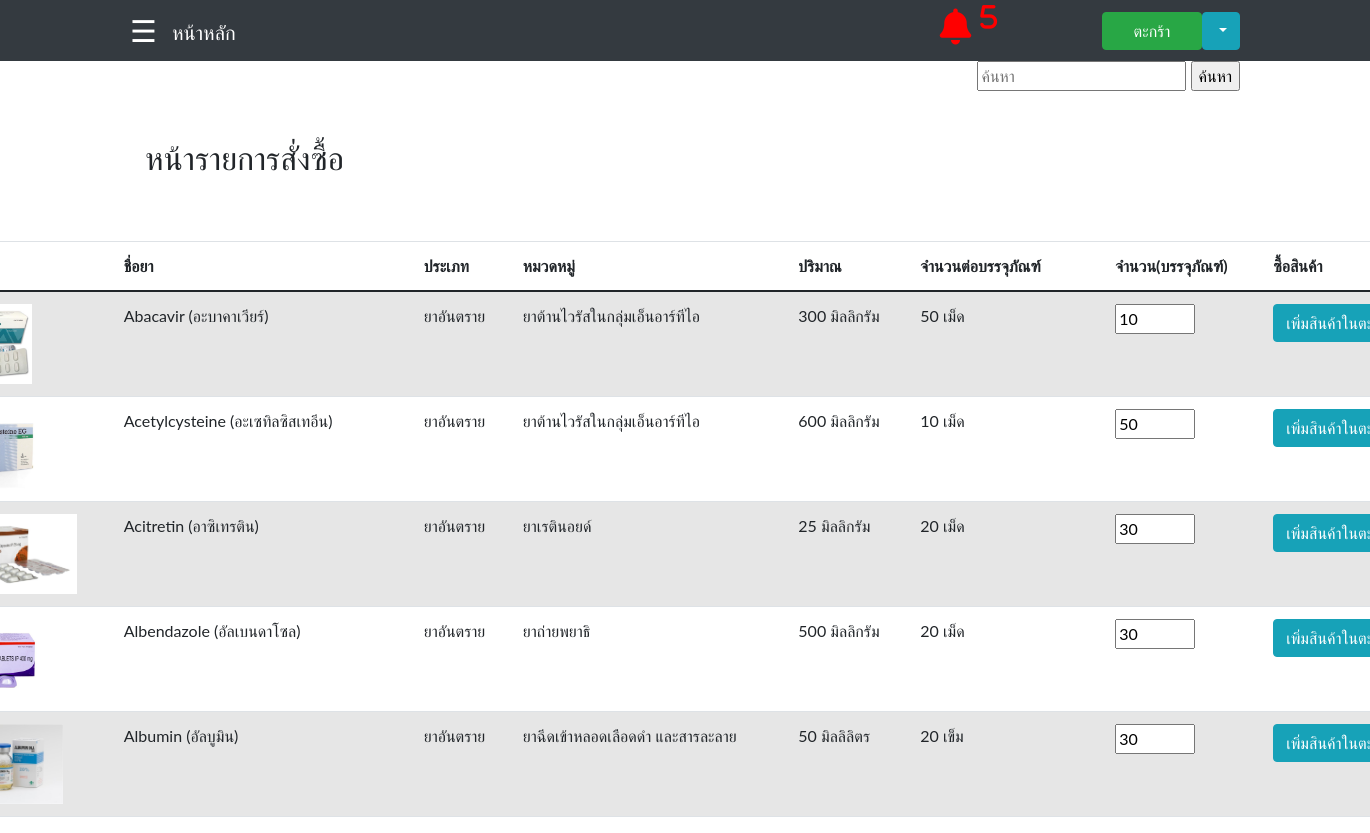
Page /Orders.php on the earlier database version.
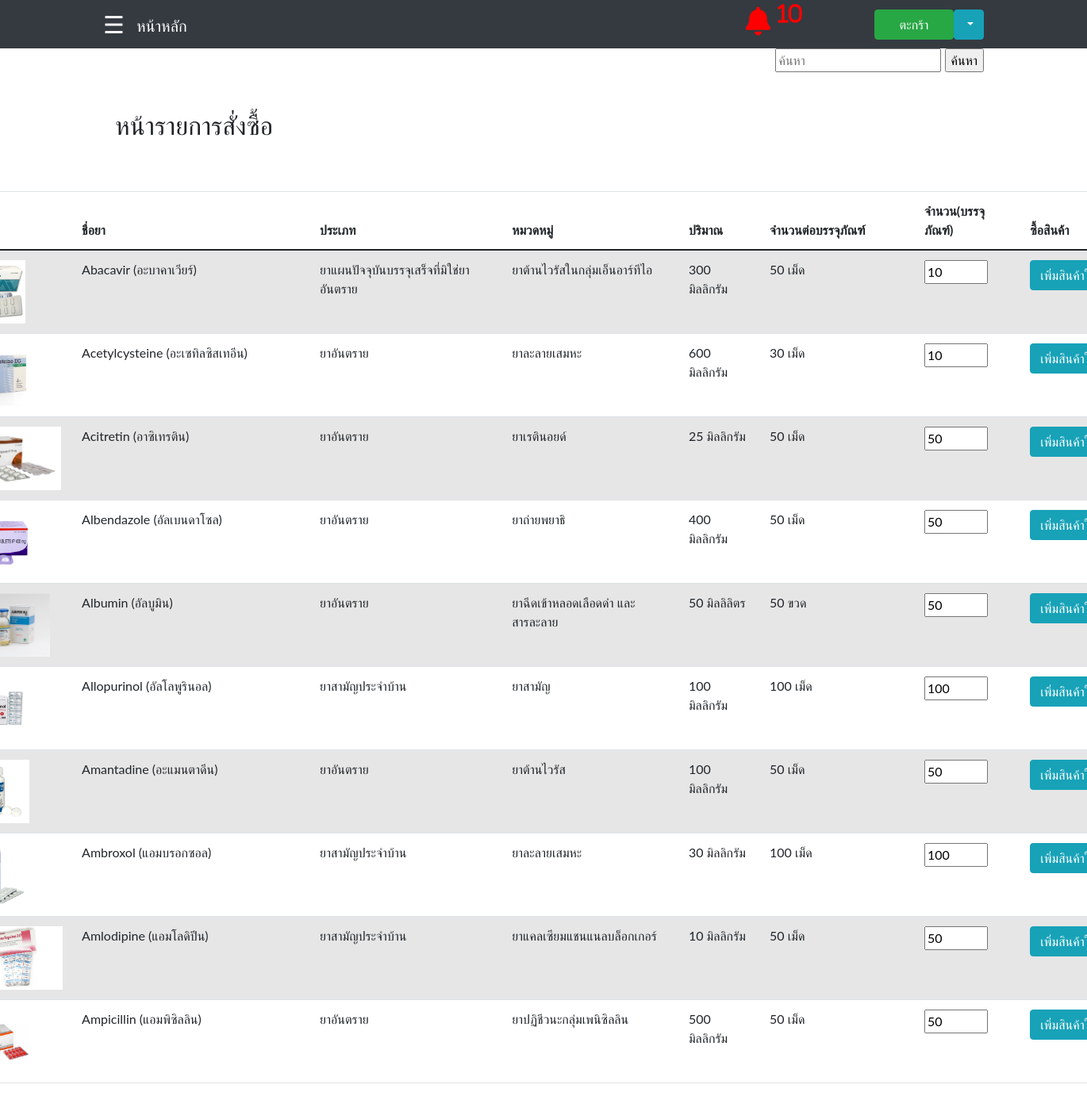
Same page on the later database version.
### tables this page shows
CREATE TABLE `tbl_med` (
  `MedId` int(11) NOT NULL,
  `TypeId` int(11) DEFAULT NULL,
  `CateId` int(11) DEFAULT NULL,
  `VolumnId` int(11) DEFAULT NULL,
  `UnitId` int(11) DEFAULT NULL,
  `MedName` varchar(255) DEFAULT NULL,
  `MedPack` varchar(255) DEFAULT NULL,
  `MedPrice` varchar(255) DEFAULT NULL,
  `MedDes` varchar(255) DEFAULT NULL,
  `MedIndi` varchar(255) DEFAULT NULL,
  `MedNoti` varchar(255) DEFAULT NULL,
  `MedLow` int(11) DEFAULT NULL,
  `MedTotal` int(11) DEFAULT NULL,
  `MedPoint` int(11) DEFAULT NULL,
  `MedPath` varchar(255) DEFAULT NULL
);

CREATE TABLE `tbl_type` (
  `TypeId` int(11) NOT NULL,
  `TypeName` varchar(255) DEFAULT NULL
);

CREATE TABLE `tbl_cate` (
  `CateId` int(11) NOT NULL,
  `CateName` varchar(255) DEFAULT NULL
);

CREATE TABLE `tbl_volumn` (
  `VolumnId` int(11) NOT NULL,
  `VolumnName` varchar(255) DEFAULT NULL
);

CREATE TABLE `tbl_unit` (
  `UnitId` int(11) NOT NULL,
  `UnitName` varchar(255) DEFAULT NULL
);

### Orders.php (the view, shortened to what the changed rows need)
<?php
        include('connect.php');
        $sql = "SELECT * FROM tbl_med WHERE MedTotal <= MedPoint";
        $result1 = $conn->query($sql);
        $med = array();
            while($row = $result1->fetch_assoc())
            {
                $med[] = $row;
            }
            $Alert = 0;
?>
     <!DOCTYPE html>
<html lang="en">
<head>
                    <?php
                    include('slidebar.php');
                    ?>
                <div>
                  <a herf="main.php"><i class="fa fa-bell" data-toggle="modal" data-target="#centralModalLg" style ="font-size: 36px; color:
                      <?php
                        if((count($med)+$Alert) > 0)
                            {
                                echo "red";
                            }
                        else
                            {
                                echo "white";
                            }
                        ?>
                        ; margin-left: 19em;" aria-hidden="true">
                        <?php
                            if((count($med)+$Alert) > 0)
                                {
                                    echo "<sup>".(count($med)+$Alert)."</sup>";
                                }
                        ?>
                        </i>
                    </a>
                </div>
</head>
<body>
<div class="container-sm">
    <div class="container-sm">
    <h2>หน้ารายการสั่งซื้อ</h2>
    <table class="table table-striped"  style="width:1500px; margin-left:-200px ; margin-top: 4rem;">
        <thead>
            <tr>
                <th>รูปภาพ</th>
                <th style="width:20%">ชื่อยา</th>
                <th>ประเภท</th>
                <th>หมวดหมู่</th>
                <th>ปริมาณ</th>
                <th style="width:13%">จำนวนต่อบรรจุภัณฑ์</th>
                <th>จำนวน(บรรจุภัณฑ์)</th>
                <th>ซื้อสินค้า</th>
            </tr>
        </thead>
        <tbody>
            <?php
                    $sql = 'SELECT tbl_med.MedId,tbl_med.TypeId,tbl_med.CateId,tbl_med.VolumnId,tbl_med.UnitId,tbl_med.MedName,tbl_med.MedPack,tbl_med.MedPrice,tbl_med.MedDes,tbl_med.MedIndi,tbl_med.MedLow,tbl_med.MedTotal,tbl_med.MedPoint,tbl_med.MedPath,tbl_type.TypeName,tbl_cate.CateName,tbl_volumn.VolumnName,tbl_unit.UnitName
                    FROM tbl_med
                    INNER JOIN tbl_type ON tbl_type.TypeId = tbl_med.TypeId
                    INNER JOIN tbl_cate ON tbl_cate.CateId = tbl_med.CateId
                    INNER JOIN tbl_volumn ON tbl_volumn.VolumnId = tbl_med.VolumnId
                    INNER JOIN tbl_unit ON tbl_unit.UnitId = tbl_med.UnitId;';
                    $result = $conn->query($sql);
                    $data = array();
                    while($row = $result->fetch_assoc()) {
                        $data[] = $row;
                    }
                    foreach($data as $key => $Med){
            ?>
                <tr>
                    <form action = "Order.php" method="post">
                    <td><?php echo '<img src="upload/'.$Med['MedPath'].'" height = "80" widht = "80"/>';?></td>
                    <td><?php echo $Med["MedName"]; ?></td>
                    <td><?php echo $Med["TypeName"]; ?></td>
                    <td><?php echo $Med["CateName"]; ?></td>
                    <td><?php echo $Med["VolumnName"]; ?></td>
                    <td><?php echo $Med["MedPack"] ." ". $Med["UnitName"]; ?></td>
                    <td><input type="number" name="quantity" min="<?php echo $Med["MedLow"]; ?>" max="1000" value= "<?php echo $Med["MedLow"]; ?>"></p></td>
                                <td><input type="submit" class = "btn btn-info" value = "เพิ่มสินค้าในตะกร้า"> </td>
                    </form>
                </tr>
                <?php } ?>
        </tbody>
    </table>
</div>
    </body>
    </html>

Differences in the rows shown:
changed tbl_med "Abacavir (อะบาคาเวียร์)": TypeId.TypeName "ยาอันตราย" → "ยาแผนปัจจุบันบรรจุเสร็จที่มิใช่ยาอันตราย"
changed tbl_med "Acetylcysteine (อะเซทิลซิสเทอีน)": CateId.CateName "ยาต้านไวรัสในกลุ่มเอ็นอาร์ทีไอ" → "ยาละลายเสมหะ"; MedPack "10" → "30"; quantity "50" → "10"
changed tbl_med "Acitretin (อาซิเทรติน)": MedPack "20" → "50"; quantity "30" → "50"
changed tbl_med "Albendazole (อัลเบนดาโซล)": VolumnId.VolumnName "500 มิลลิกรัม" → "400 มิลลิกรัม"; MedPack "20" → "50"; quantity "30" → "50"
changed tbl_med "Albumin (อัลบูมิน)": MedPack "20" → "50"; UnitId.UnitName "เข็ม" → "ขวด"; quantity "30" → "50"
added tbl_med: MedPath (picture), MedName "Allopurinol (อัลโลพูรินอล)", TypeId.TypeName "ยาสามัญประจำบ้าน", CateId.CateName "ยาสามัญ", VolumnId.VolumnName "100 มิลลิกรัม", MedPack "100", UnitId.UnitName "เม็ด", quantity "100"
added tbl_med: MedPath (picture), MedName "Amantadine (อะแมนตาดีน)", TypeId.TypeName "ยาอันตราย", CateId.CateName "ยาต้านไวรัส", VolumnId.VolumnName "100 มิลลิกรัม", MedPack "50", UnitId.UnitName "เม็ด", quantity "50"
added tbl_med: MedPath (picture), MedName "Ambroxol (แอมบรอกซอล)", TypeId.TypeName "ยาสามัญประจำบ้าน", CateId.CateName "ยาละลายเสมหะ", VolumnId.VolumnName "30 มิลลิกรัม", MedPack "100", UnitId.UnitName "เม็ด", quantity "100"
added tbl_med: MedPath (picture), MedName "Amlodipine (แอมโลดิปีน)", TypeId.TypeName "ยาสามัญประจำบ้าน", CateId.CateName "ยาแคลเซียมแชนแนลบล็อกเกอร์", VolumnId.VolumnName "10 มิลลิกรัม", MedPack "50", UnitId.UnitName "เม็ด", quantity "50"
added tbl_med: MedPath (picture), MedName "Ampicillin (แอมพิซิลลิน)", TypeId.TypeName "ยาอันตราย", CateId.CateName "ยาปฏิชีวนะกลุ่มเพนิซิลลิน", VolumnId.VolumnName "500 มิลลิกรัม", MedPack "50", UnitId.UnitName "เม็ด", quantity "50"
Other differences:
count($med)+$Alert: "5" → "10"
